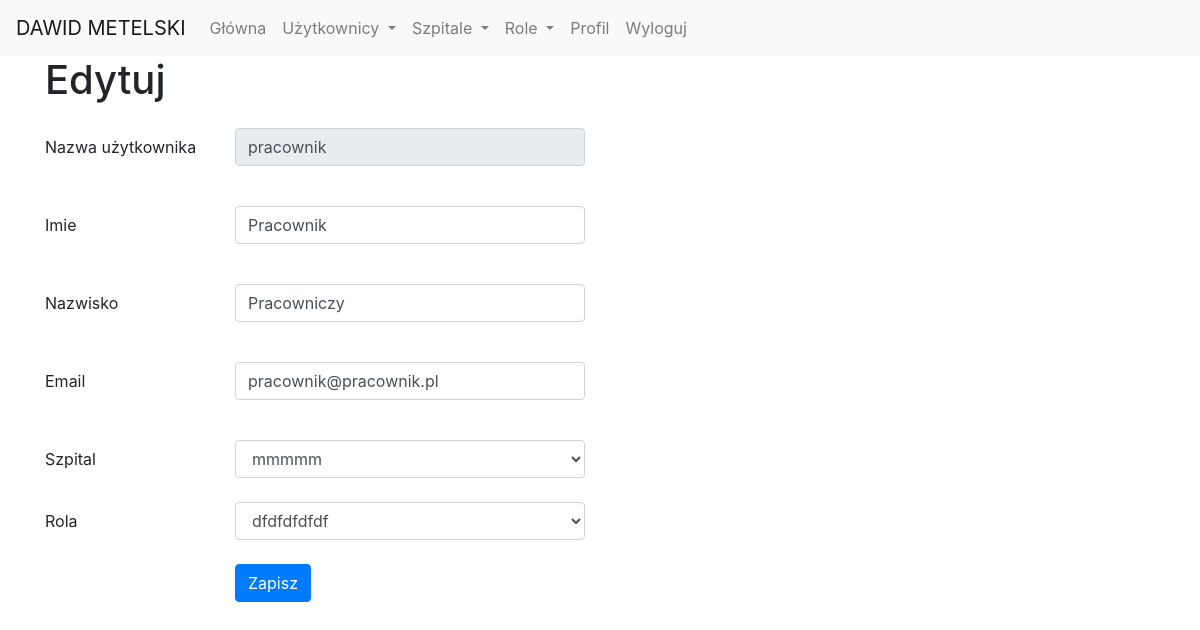
The app's page /edit_user/2 (signed in), older data.
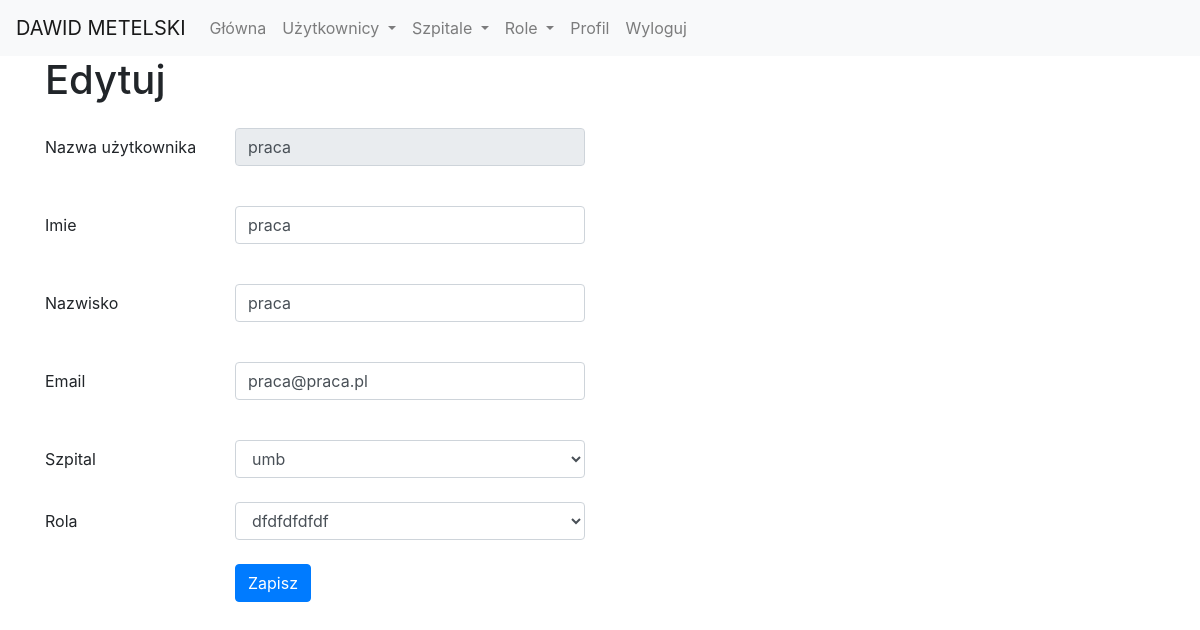
The same page, newer data.
### models.py (models this page shows, shortened)
class User(db.Model, UserMixin):
    id = db.Column(db.Integer, primary_key=True)
    name = db.Column(db.String(50), unique=True)
    password = db.Column(db.String(100))
    first_name = db.Column(db.String(50))
    last_name = db.Column(db.String(50))
    email = db.Column(db.String(50), unique=True)
    is_active = db.Column(db.Boolean, default=True)
    hospital_id = db.Column(db.Integer, db.ForeignKey('hospital.id'))
    role_id = db.Column(db.Integer, db.ForeignKey('role.id'))
    def is_admin(self):
        if self.role.name == 'Administrator':
            return True
        return False

### app.py (the view, shortened to what this page needs)
@app.route('/edit_user/<int:user_id>', methods=['GET', 'POST'])
@login_required
def edit_user(user_id):
    user = User.query.get(user_id)
    if not current_user.is_admin() and not current_user.id == user_id:
        flash('Musisz być administratorem lub właścicielem konta.', 'warning')
        return redirect(url_for('index'))
    if current_user.is_admin():
        form = EditUserForm(obj=user)
        hospitals = Hospital.query.all()
        form.hospital_id.choices = [(hospital.id, hospital.name) for hospital in hospitals]
        roles = Role.query.all()
        form.role_id.choices = [(role.id, role.name) for role in roles]
        form.hospital_id.default = user.hospital.id if user.hospital else hospitals[0].id
        form.role_id.default = user.role.id
    else:
        form = EditDetailsForm(obj=user)
    if user:
        return render_template('user/edit_user.html', form=form, user_id=user.id)
    else:
        flash('Nie znaleziono użytkownika o podanym identyfikatorze.', 'error')
        return redirect(url_for('users'))

### forms.py
class EditUserForm(FlaskForm):
    name = StringField('Nazwa użytkownika', render_kw={'readonly': True})
    email = StringField('Email', validators=[DataRequired(), Email()])
    first_name = StringField('Imie', validators=[DataRequired()])
    last_name = StringField('Nazwisko', validators=[DataRequired()])
    hospital_id = SelectField('Szpital', validators=[DataRequired()], coerce=int)
    role_id = SelectField('Rola', validators=[DataRequired()], coerce=int)
    submit = SubmitField('Zapisz')

### app.py (called while the page is built)
@login_manager.user_loader
def load_user(id):
    return User.query.filter(User.id == id).first()

### templates/user/edit_user.html (shortened to what this page needs)
{% extends "base.html" %}
{% block content %}
<div class="container">
    <div class="row mb-3">
        <div class="col-5 h1">Edytuj</div>
    </div>
    <form id="login_form" action="{{ url_for('edit_user', user_id=user_id) }}" method="POST">
        <div class="row mb-3">
            <div class="col-2 col-form-label">
                {{ form.name.label }}
            </div>
            <div class="col-4">
                {{ form.name(class="form-control") }}<br>
            </div>
        </div>
        <div class="row mb-3">
            <div class="col-2 col-form-label">
                {{ form.first_name.label }}
            </div>
            <div class="col-4">
                {{ form.first_name(class="form-control") }}<br>
            </div>
        </div>
         <div class="row mb-3">
            <div class="col-2 col-form-label">
                {{ form.last_name.label }}
            </div>
            <div class="col-4">
                {{ form.last_name(class="form-control") }}<br>
            </div>
        </div>
         <div class="row mb-3">
            <div class="col-2 col-form-label">
                {{ form.email.label }}
            </div>
            <div class="col-4">
                {{ form.email(class="form-control") }}<br>
            </div>
        </div>
        {% if current_user.is_admin() %}
        <div class="row mb-3">
            <div class="col-2 col-form-label">{{ form.hospital_id.label }}</div>
            <div class="col-4">{{ form.hospital_id(class="form-control") }}</div>
        </div>
        <div class="row mb-3">
            <div class="col-2 col-form-label">{{ form.role_id.label }}</div>
            <div class="col-4">{{ form.role_id(class="form-control") }}</div>
        </div>
        {% endif %}
        <div class="row mb-3">
            <div class="col-2"></div>
            <div class="col-2">
                {{ form.submit(class="btn btn-primary") }}
            </div>
        </div>
    </form>
</div>
{% endblock %}

### templates/base.html (shortened to what this page needs)
{% from "macros.html" import show_all_message, show_all_flash_messages %}
<!doctype html>
<html lang="en">
  <head>
    <link rel="stylesheet" href="https://cdn.jsdelivr.net/npm/bootstrap@4.0.0/dist/css/bootstrap.min.css">
  </head>
  <body>
    {%include "menu.html" %}
    {% block content %} {% endblock %}
  </body>
</html>

### templates/menu.html (shortened to what this page needs)
<nav class="navbar navbar-expand-lg navbar-light bg-light">
    <a class="navbar-brand" href="{{ url_for('index') }}">DAWID METELSKI</a>
    <div class="collapse navbar-collapse" id="navbarSupportedContent">
      <ul class="navbar-nav mr-auto">
        <li class="nav-item">
          <a class="nav-link {{ 'active' if active_menu=='home' }}" href="{{ url_for('index') }}">Główna</a>
        </li>
        {% if current_user.is_authenticated and current_user.is_admin() %}
        <li class="nav-item dropdown">
          <a class="nav-link dropdown-toggle" href="#" id="navbarDropdown" role="button"
          data-toggle="dropdown" aria-expanded="false">
          Użytkownicy
          </a>
        </li>
        {% endif %}
        {% if current_user.is_authenticated and current_user.is_admin() %}
        <li class="nav-item dropdown">
          <a class="nav-link dropdown-toggle" href="#" id="navbarDropdown" role="button"
          data-toggle="dropdown" aria-expanded="false">
          Szpitale
          </a>
        </li>
        {% endif %}
        {% if current_user.is_authenticated and current_user.is_admin() %}
        <li class="nav-item dropdown">
          <a class="nav-link dropdown-toggle" href="#" id="navbarDropdown" role="button"
          data-toggle="dropdown" aria-expanded="false">
          Role
          </a>
        </li>
        {% endif %}
        {% if current_user.is_authenticated %}
        <li class="nav-item">
          <a class="nav-link" href="{{ url_for('edit_user', user_id=current_user.id) }}">Profil</a>
        </li>
        {% endif %}
        {% if current_user.is_authenticated %}
        <li class="nav-item">
          <a class="nav-link" href="{{ url_for('logout') }}">Wyloguj</a>
        </li>
        {% endif %}
      </ul>
    </div>
  </nav>

Row changes from the older to the newer data that the page shows:
changed User "dfdfdfdfdf": name "pracownik" → "praca"; first_name "Pracownik" → "praca"; last_name "Pracowniczy" → "praca"; email "pracownik@pracownik.pl" → "praca@praca.pl"; hospital_id "mmmmm" → "umb"
